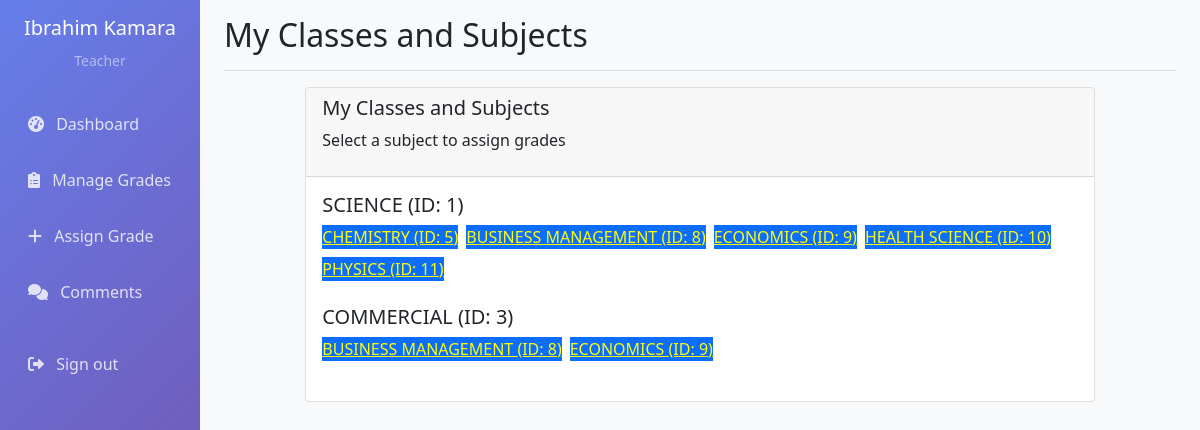
/grades/teacher/assign-grade/ (signed in), run on the app's committed database.
### accounts/models.py (models this page shows, shortened)
class CustomUser(AbstractUser):
    USER_TYPE_CHOICES = (
        ('admin', 'Admin'),
        ('teacher', 'Teacher'),
        ('student', 'Student'),
    )
    email = models.EmailField(unique=True)
    user_type = models.CharField(max_length=10, choices=USER_TYPE_CHOICES)
    phone = models.PositiveIntegerField(max_length=15, blank=True)
    address = models.CharField(blank=True)
    USERNAME_FIELD = 'email'
    REQUIRED_FIELDS = ['username', 'user_type']

class Class(models.Model):
    name = models.CharField(max_length=100)
    description = models.CharField(blank=True)
    created_at = models.DateTimeField(auto_now_add=True)
    class Meta:
        verbose_name_plural = "Classes"

class Subject(models.Model):
    name = models.CharField(max_length=100)
    code = models.CharField(max_length=10, unique=True)
    description = models.CharField(blank=True)

### grades/views.py (the view)
# urls.py: path('teacher/assign-grade/', views.teacher_assigned_classes_subjects, name='teacher_assigned_classes'),
@login_required
def teacher_assigned_classes_subjects(request):
    if request.user.user_type != 'teacher':
        messages.error(request, 'Access denied')
        return redirect('dashboard')
    teacher_assignments = TeacherSubject.objects.filter(
        teacher=request.user
    ).select_related('class_assigned', 'subject')
    class_data = []
    for assignment in teacher_assignments:
        class_obj = assignment.class_assigned
        subject = assignment.subject
        class_entry = next((c for c in class_data if c['class_id'] == class_obj.id), None)
        if not class_entry:
            class_entry = {
                'class_id': class_obj.id,
                'class_name': class_obj.name,
                'subjects': []
            }
            class_data.append(class_entry)
        if not any(s['id'] == subject.id for s in class_entry['subjects']):
            class_entry['subjects'].append({
                'id': subject.id,
                'name': subject.name
            })
    return render(request, 'grades/teacher_assigned_classes_subjects.html', {
        'class_data': class_data
    })

### templates/grades/teacher_assigned_classes_subjects.html
{% extends 'base.html' %}
{% block page_title %}My Classes and Subjects{% endblock %}
{% block content %}
<div class="row justify-content-center">
    <div class="col-md-10">
        <div class="card">
            <div class="card-header">
                <h5>My Classes and Subjects</h5>
                <p>Select a subject to assign grades</p>
            </div>
            <div class="card-body">
                {% for class_info in class_data %}
                <div class="mb-4">
                    <h5>{{ class_info.class_name }} (ID: {{ class_info.class_id }})</h5>
                    <div class="d-flex flex-wrap gap-2">
                        {% for subject in class_info.subjects %}
                        <a href="{% url 'add_grade_for_class_subject' class_info.class_id subject.id %}"
                           class="btn-primary" style="color: yellow;">
                            {{ subject.name }} (ID: {{ subject.id }})
                        </a>
                        {% endfor %}
                    </div>
                </div>
                {% empty %}
                <div class="alert alert-info">
                    You haven't been assigned to any classes or subjects yet.
                </div>
                {% endfor %}
            </div>
        </div>
    </div>
</div>
{% endblock %}

### templates/base.html (shortened to what this page needs)
<!DOCTYPE html>
<html lang="en">
<head>
    <link href="https://cdn.jsdelivr.net/npm/select2@4.1.0-rc.0/dist/css/select2.min.css" rel="stylesheet" />
    <link href="https://cdn.jsdelivr.net/npm/bootstrap@5.1.3/dist/css/bootstrap.min.css" rel="stylesheet">
    <link href="https://cdnjs.cloudflare.com/ajax/libs/font-awesome/6.0.0/css/all.min.css" rel="stylesheet">
</head>
<body>
    <div class="container-fluid">
        <div class="row">
            {% if request.user.is_authenticated %}
            <nav class="col-md-3 col-lg-2 d-md-block sidebar collapse">
                <div class="position-sticky pt-3">
                    <div class="text-center mb-4">
                        <h5 class="text-white">{{ request.user.get_full_name }}</h5>
                        <small class="text-white-50">{{ request.user.user_type|title }}</small>
                    </div>
                    <ul class="nav flex-column">
                        <li class="nav-item">
                            <a class="nav-link" href="{% url 'dashboard' %}">
                                <i class="fas fa-tachometer-alt me-2"></i>
                                Dashboard
                            </a>
                        </li>
                        {% if request.user.user_type == 'teacher' %}
                        <li class="nav-item">
                            <a class="nav-link" href="{% url 'teacher_grades' %}">
                                <i class="fas fa-clipboard-list me-2"></i>
                                Manage Grades
                            </a>
                        </li>
                        <li class="nav-item">
    <a class="nav-link" href="{% url 'teacher_assigned_classes' %}">
        <i class="fas fa-plus me-2"></i>
        Assign Grade
    </a>
</li>
                        <li class="nav-item">
                            <a class="nav-link" href="{% url 'comments' %}">
                                <i class="fas fa-comments me-2"></i>
                                Comments
                            </a>
                        </li>
                        {% endif %}
                        <li class="nav-item mt-3">
                            <a class="nav-link" href="{% url 'logout' %}">
                                <i class="fas fa-sign-out-alt me-2"></i>
                                Sign out
                            </a>
                        </li>
                    </ul>
                </div>
            </nav>
            {% endif %}
            <main class="col-md-9 ms-sm-auto col-lg-10 px-md-4 main-content">
                {% if request.user.is_authenticated %}
                <div class="d-flex justify-content-between flex-wrap flex-md-nowrap align-items-center pt-3 pb-2 mb-3 border-bottom">
                    <h1 class="h2">{% block page_title %}Dashboard{% endblock %}</h1>
                </div>
                {% endif %}
                {% block content %}
                {% endblock %}
            </main>
        </div>
    </div>
</body>
</html>

### templates/base.html (style rules this page uses)
.sidebar { min-height: 100vh; background: linear-gradient(135deg, #667eea 0%, #764ba2 100%); }
.sidebar .nav-link { color: rgba(255, 255, 255, 0.8); padding: 0.75rem 1rem; margin: 0.25rem 0; border-radius: 0.5rem; transition: all 0.3s; }
.main-content { background-color: #f8f9fa; min-height: 100vh; }

### data on the page
CustomUser: user.get_full_name "Ibrahim Kamara", user.user_type "Teacher"
Class: class_name "SCIENCE"
Subject: name "CHEMISTRY"
Subject: name "BUSINESS MANAGEMENT" "BUSINESS MANAGEMENT"
Subject: name "ECONOMICS" "ECONOMICS"
Subject: name "HEALTH SCIENCE"
Subject: name "PHYSICS"
Class: class_name "COMMERCIAL"

### other printed values
{{ class_info.class_id }} "1" "3"
{{ subject.id }} "5" "8" "9" "10" "11" "8" "9"
